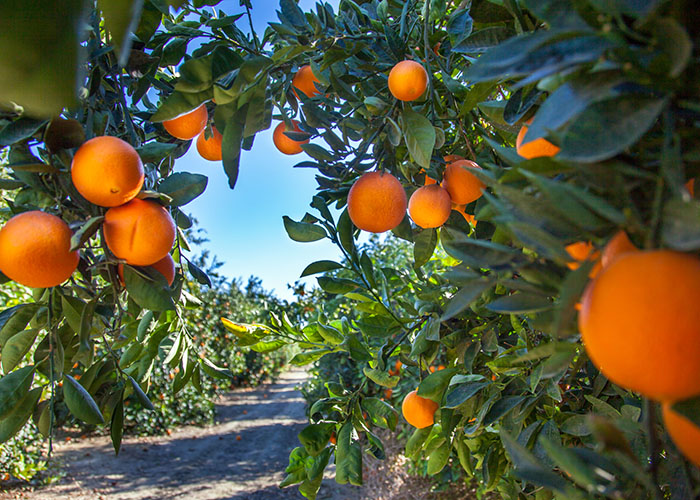
#> input picture laranja.jpg, 700 x 500 px, found by its file name
$ python ContarLaranjas.py
#> lines starting #> are read from the running program, lines starting #| are printed output that depends on the picture; after the words box and inside, x2 and y2 are one past the last pixel; in counts of white or black regions, pixels touching at a corner belong together
#> further down, img is the input picture: shape (500, 700, 3); mean B, G, R 63.8, 90.6, 88.8
import cv2
import numpy as np

myColors = [
    [ 0, 209, 164, 21, 255, 255], # Imagem 1
]

def preProcessImage(img):
    imgGray = cv2.cvtColor(img, cv2.COLOR_BGR2GRAY)
    imgBlur = cv2.GaussianBlur(imgGray, (5,5), 1)
    imgCanny = cv2.Canny(imgBlur, 200, 200)

    kernel = np.ones((5, 5))

    imgDilate = cv2.dilate(imgCanny, kernel, iterations=2)
    imgThres = cv2.erode(imgDilate, kernel, iterations=1)

    return imgCanny

def getContours(img):
    contours, hierarchy = cv2.findContours(img, cv2.RETR_EXTERNAL, cv2.CHAIN_APPROX_NONE)
    counter = 0
    x, y, w, h = 0, 0, 0, 0
    for cnt in contours:
        area = cv2.contourArea(cnt)
        print(area)
        if (area > 100):
            cv2.drawContours(imgContour, cnt, -1, (255, 0, 0), 3)
            peri = cv2.arcLength(cnt, True)
            approx = cv2.approxPolyDP(cnt, 0.02*peri, True)
            x, y, w, h = cv2.boundingRect(approx)
            counter+=1

    return x+w//2, y, counter

def findColor(img, myColors):
    imgHSV = cv2.cvtColor(img, cv2.COLOR_BGR2HSV)
#> imgHSV: shape (500, 700, 3); mean H, S, V 54.6, 136.6, 110.6
    newPoints = []
    for index, color in enumerate(myColors):
        lower = np.array(color[0:3])
        upper = np.array(color[3:6])

        mask = cv2.inRange(imgHSV, lower, upper)

        x, y, counter = getContours(mask)

        if counter != 0:

            cv2.putText(imgContour, f'Quantidade: {counter}', (100, 100), cv2.FONT_HERSHEY_COMPLEX, 0.7, (255, 255, 255), 2)

        # cv2.circle(imgContour, (x, y), 10, (255, 0, 0), cv2.FILLED)

        if x != 0 and y != 0:
            newPoints.append([x, y, index])
#> this loop made 1 pass
#> (x, y, counter) on pass 1: (406, 68, 16)
#> pass 1, in findColor, `mask = cv2.inRange(imgHSV, lower, upper)`:
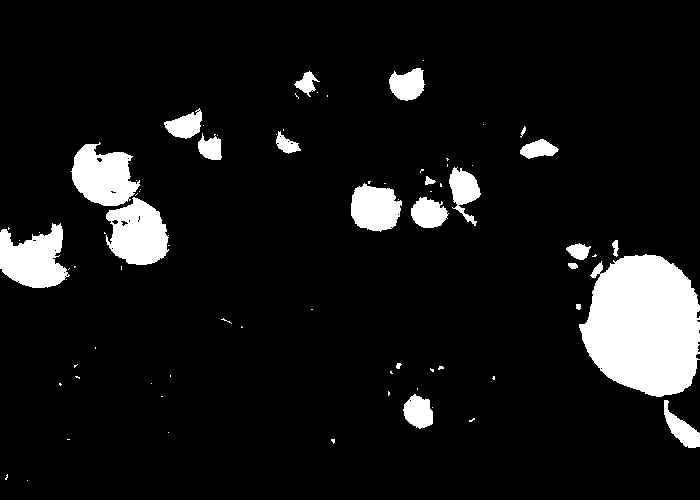
#> mask: shape (500, 700); 8.9% white; 77 white regions (55 under 20 px), largest, box (x1, y1, x2, y2) and area: (579, 254, 700, 397) 13257, (106, 197, 169, 265) 3002, (0, 223, 70, 288) 2990
#> after the loop:
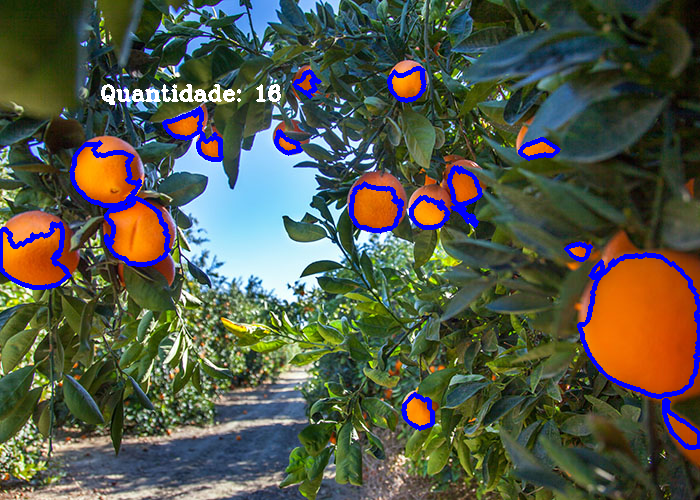
#> imgContour: shape (500, 700, 3); 3.64% of pixels changed, all inside (x1, y1, x2, y2) = (0, 66, 700, 450)
#> after the loop, newPoints = [[406, 68, 0]]

        #cv2.imshow(str(color[0]), mask)
    return newPoints, counter

while True:
    img = cv2.imread("../Datasets/Laranjas/p/laranja.jpg")

    cv2.resize(img, (480, 640))

    imgContour = img.copy()

    # imgThres = preProcessImage(img)
    newPoints = findColor(img, myColors)
#> newPoints = ([[406, 68, 0]], 16)

    cv2.imshow("Original", img)
    cv2.imshow("Contorno", imgContour)

    if (cv2.waitKey(1) & 0xFF == ord('q')):
#> (key q is pressed here)
        break

#> (the run stopped early here; a loop or call above may not have finished)
